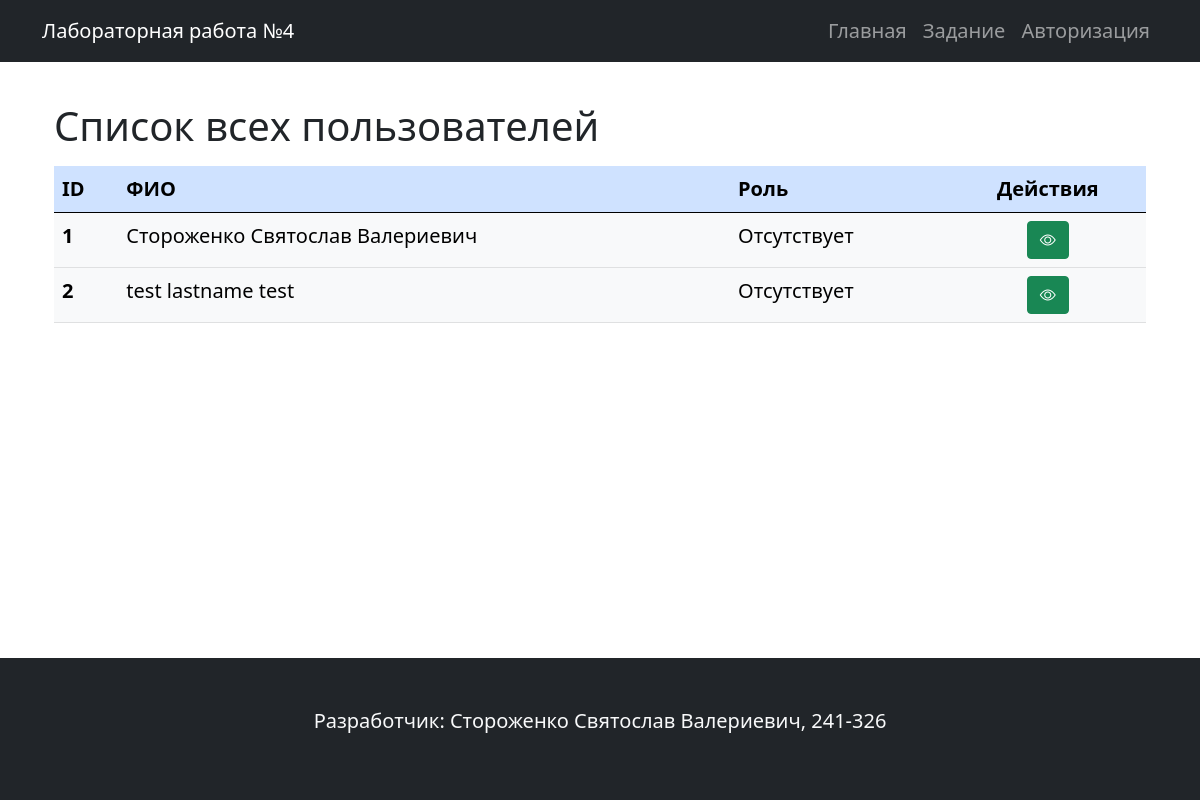
Before: / with the older database file.
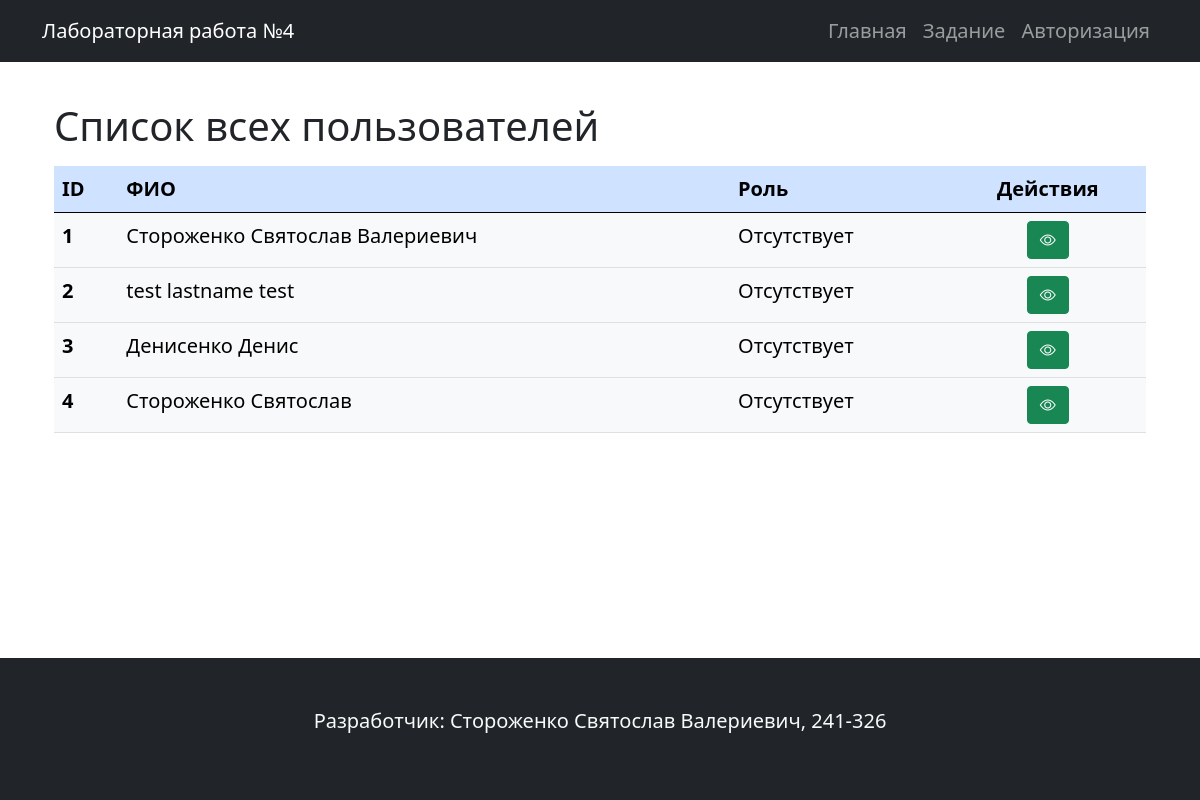
After: the same page with the newer database file.
### models.py (models this page shows, shortened)
class User(UserMixin, db.Model):
    __tablename__ = 'users'
    id = db.Column(db.Integer, primary_key=True)
    login = db.Column(db.String(50), unique=True, nullable=False)
    password_hash = db.Column(db.String(200), nullable=False)
    last_name = db.Column(db.String(50), nullable=False)
    first_name = db.Column(db.String(50), nullable=False)
    middle_name = db.Column(db.String(50), nullable=True)
    role_id = db.Column(db.Integer, db.ForeignKey('roles.id'), nullable=True)
    created_at = db.Column(db.DateTime, default=lambda: datetime.now(timezone.utc), nullable=False)
    role_ref = db.relationship('Role', back_populates='users')

### app.py (the view)
@app.route('/')
def index():
    users = User.query.all()
    return render_template('index.html', users=users)

### templates/index.html (shortened to what this page needs)
{% extends 'base.html' %}
{% block content %}
<div class="container mt-4">
    <h1>Список всех пользователей</h1>
    {% if users %}
    <div class="mt-3">
        <table class="table table-light table-hover">
            <thead class="table-primary">
                <tr>
                    <th scope="col">ID</th>
                    <th scope="col">ФИО</th>
                    <th scope="col">Роль</th>
                    <th scope="col" class="text-center">Действия</th>
                </tr>
            </thead>
            <tbody>
                {% for user in users %}
                <tr>
                    <th scope="row">{{user.id}}</th>
                    <td>{{user.last_name}} {{user.first_name}} {{user.middle_name or ''}}</td>
                    <td>{{user.role_ref.name or 'Отсутствует'}}</td>
                    <td>
                        <div class="d-flex justify-content-center gap-3">
                            <a class="btn btn-success" title="Просмотр"
                                href="{{ url_for('user_page', user_id=user.id) }}"><i class="bi bi-eye"></i></a>
                        </div>
                    </td>
                </tr>
                {% endfor %}
            </tbody>
        </table>
        {% else %}
        <div>
            <h3 class="text-danger">Пользователей нет</h3>
        </div>
        {% endif %}
    </div>
</div>
{% endblock %}

### templates/base.html (shortened to what this page needs)
<!DOCTYPE html>
<html lang="ru">
<head>
    <link href="https://cdn.jsdelivr.net/npm/bootstrap@5.0.2/dist/css/bootstrap.min.css" rel="stylesheet"
>
    <link rel="stylesheet" href="https://cdn.jsdelivr.net/npm/bootstrap-icons@1.11.3/font/bootstrap-icons.min.css">
    <link rel="stylesheet" href="{{ url_for('static', filename='styles.css') }}">
</head>
<body class="d-flex flex-column min-vh-100">
    <header>
        <nav class="navbar navbar-expand-lg navbar-dark bg-dark">
            <div class="container">
                <a class="navbar-brand" href="{{ url_for('index') }}">Лабораторная работа №4</a>
                <div class="collapse navbar-collapse" id="navbarSupportedContent">
                    <ul class="navbar-nav ms-auto mb-2 mb-lg-0">
                        <li class="nav-item">
                            <a class="nav-link" aria-current="page" href="{{ url_for('index') }}">Главная</a>
                        </li>
                        <li class="nav-item">
                            <a class="nav-link" aria-current="page" href="{{ url_for('task') }}">Задание</a>
                        </li>
                        {% if current_user.is_authenticated %}
                        <li class="nav-item">
                            <a class="nav-link" aria-current="page" href="{{ url_for('change_password') }}">Сменить пароль</a>
                        </li>
                        <li class="nav-item">
                            <a class="nav-link" aria-current="page" href="{{ url_for('my_profile') }}">Профиль</a>
                        </li>
                        {% else %}
                        <li class="nav-item">
                            <a class="nav-link" aria-current="page" href="{{ url_for('login_form') }}">Авторизация</a>
                        </li>
                        {% endif %}
                    </ul>
                </div>
            </div>
        </nav>
    </header>
    <main class="flex-shrink-0 my-3">
        <div class="container">
            {% block content %}{% endblock %}
        </div>
    </main>
    <footer class="mt-auto bg-dark py-5">
        <div class="width-100 bg-dark">
            <p class="fs-5 text-center text-light">Разработчик: Стороженко Святослав Валериевич, 241-326<br>
        </div>
    </footer>
</body>
</html>

### static/styles.css (style rules this page uses)
body { font-size: 1.25rem; }

Changed rows visible on the page:
added User: id "3", last_name "Денисенко", first_name "Денис", role_ref "Отсутствует"
added User: id "4", last_name "Стороженко", first_name "Святослав", role_ref "Отсутствует"
